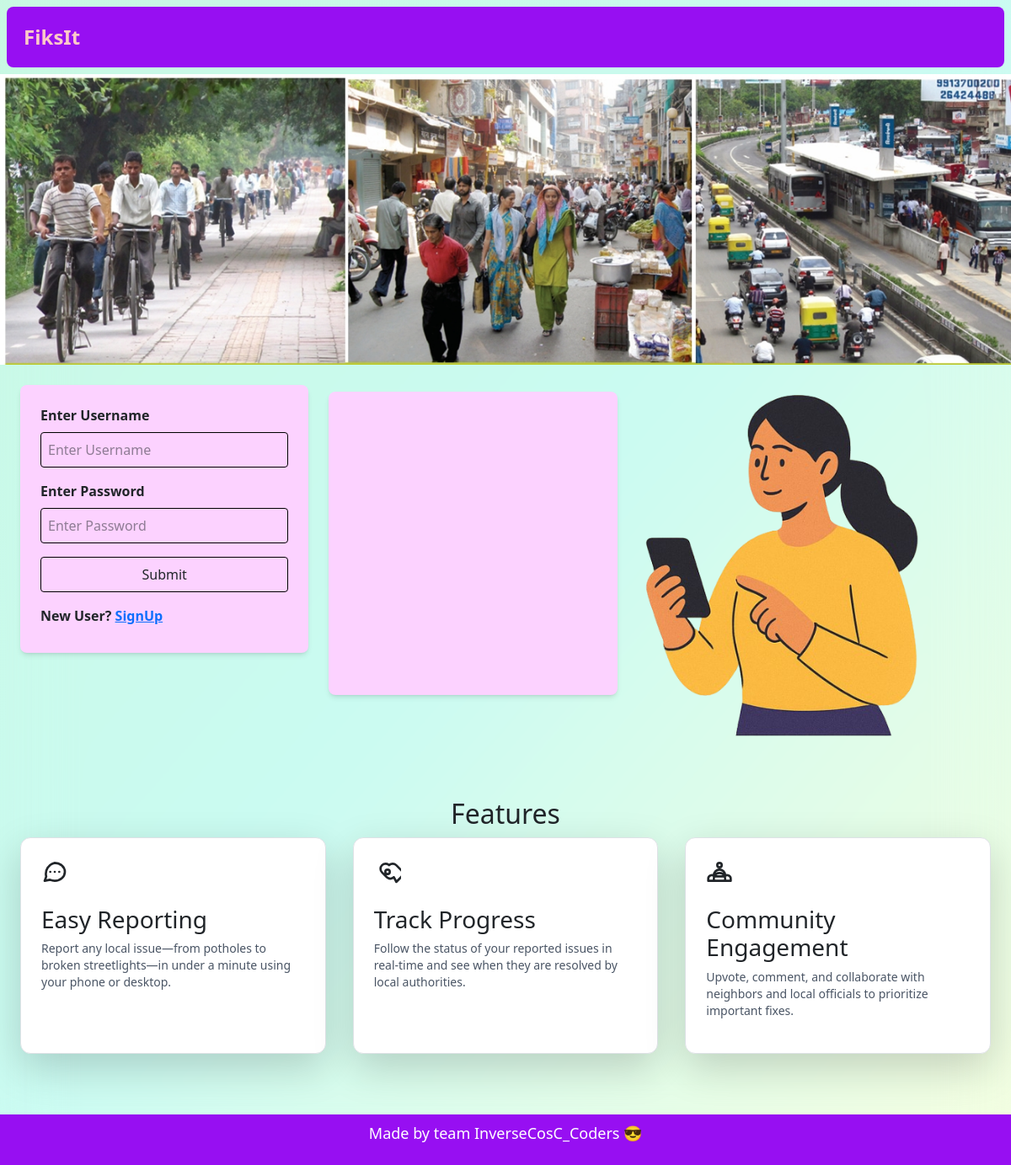
/, run on an earlier commit of the app's database.
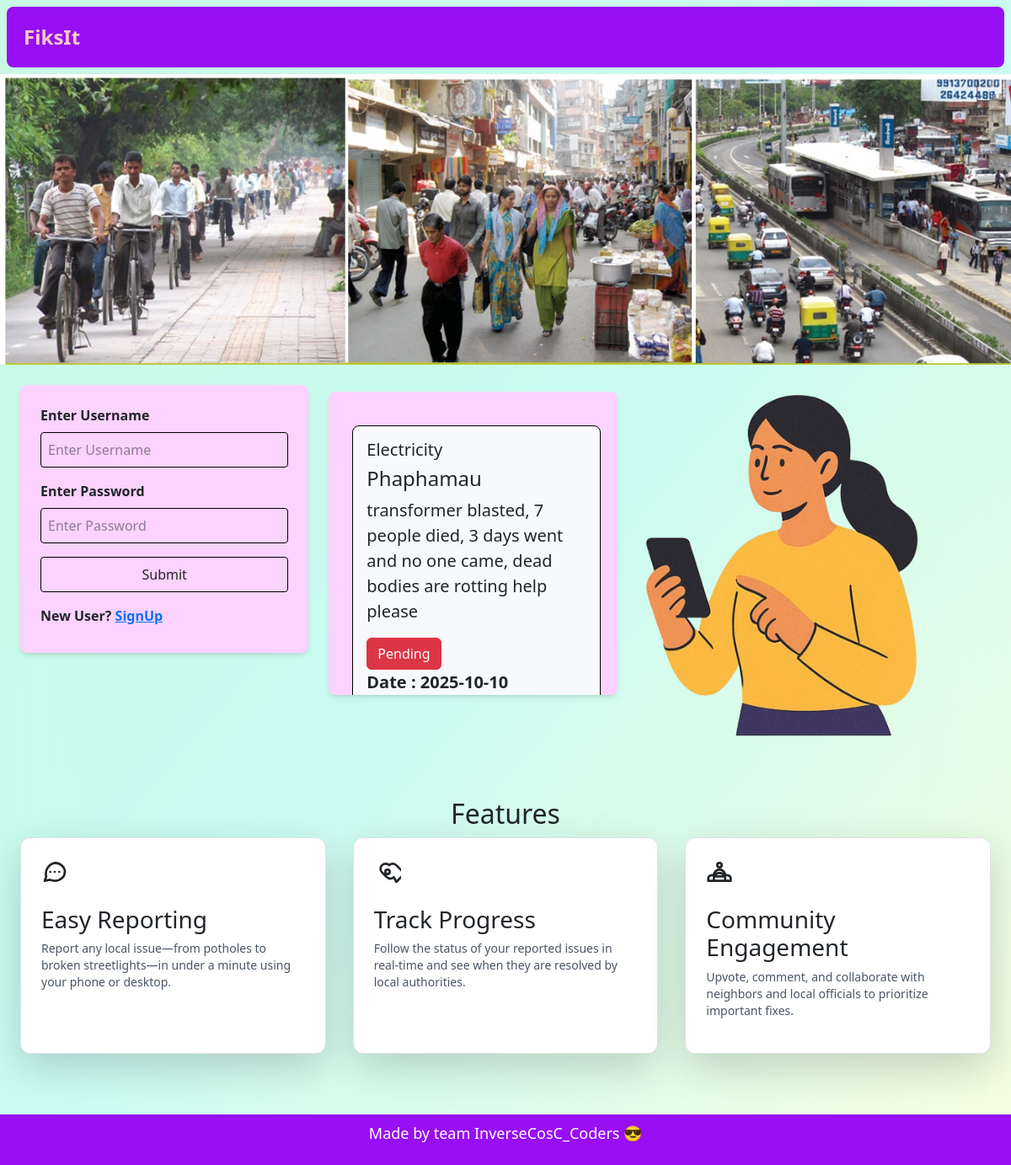
And on a later commit of the database.
### Main/models.py (models this page shows, shortened)
class Complain(models.Model):
    complain_id = models.AutoField
    domain_name = models.CharField(max_length=20,default='idc')
    user_name = models.CharField(max_length=30,default='idc')
    status = models.CharField(max_length=12,default='Pending')
    info = models.CharField(max_length=500,default='idc')
    landmark = models.CharField(max_length=50,default='idc')
    image = models.ImageField(upload_to="images/",default="")
    locx = models.CharField(max_length=20,default='0')
    locy = models.CharField(max_length=20,default='0')
    datee = models.CharField(max_length=10,default='1/1/2000')

### Main/views.py (the view)
# urls.py: path('', views.Landing,name='Landing'),
def Landing(request):
    complains = Complain.objects.all()
    return render(request,'Main/index.html',{'complains':complains})

### Main/templates/Main/index.html (shortened to what the changed rows need)
<!DOCTYPE html>
<html lang="en">
<head>
    {% load static %}
    <script src="https://cdn.jsdelivr.net/npm/@tailwindcss/browser@4"></script>
    <link href="https://cdn.jsdelivr.net/npm/bootstrap@5.3.8/dist/css/bootstrap.min.css"
    rel="stylesheet"
>
</head>
<body>
    <main>
        <div class="contents">
            <div class="form" action='/dashboard'>
                <form action='dashboard' method='post'>
            </form>
                <p>New User? <a href="/register">SignUp</a></p>
            </div>
            <div class="latest-complain" style="height:45vh; overflow:scroll;" >
                {% for comp in complains%}
            <div class="individual-complain mt-3">
              <div class="m-1 container-fluid bg-light p-3 rounded-3 border border-black border-1">
                <h5>{{ comp.domain_name}}</h5>
                <h4>{{ comp.landmark}}</h4>
                <p class="lead ">{{ comp.info }}</p>
                {%if comp.status == 'Pending'%}
                <button class="btn btn-danger">{{comp.status}}</button>
                {% endif %}
                <p class="lead fw-bolder">Date : {{ comp.datee}}</p>
              </div>
            </div>
        {% endfor %}
            </div>
            <div>
                <img src="{% static 'Main/image.png' %}" alt="Feature Image">
            </div>
        </div>
        <div class="max-w-7xl mx-auto p-4 md:p-8">
            <section class="py-12">
                <h2 class="text-3xl font-bold text-dark-text mb-8 text-center md:text-left">Features</h2>
            </section>
        </div>
    </main>
</body>
</html>

What changed in the data, as far as the page shows it:
added Complain: domain_name "Electricity", landmark "Phaphamau", info "transformer blasted, 7 people died, 3 days went and no one came, dead bodies are rotting help please", status "Pending", datee "2025-10-10…"
